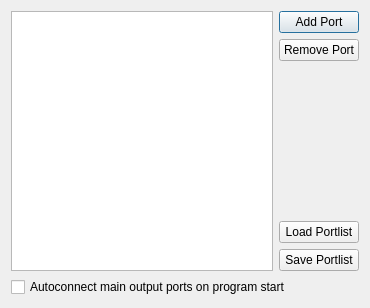
<?xml version="1.0" encoding="UTF-8"?>
<ui version="4.0">
 <class>Dialog</class>
 <widget class="QDialog" name="Dialog">
  <property name="geometry">
   <rect>
    <x>0</x>
    <y>0</y>
    <width>370</width>
    <height>308</height>
   </rect>
  </property>
  <property name="windowTitle">
   <string>Port Manager</string>
  </property>
  <layout class="QGridLayout" name="gridLayout">
   <item row="0" column="0">
    <layout class="QHBoxLayout" name="horizontalLayout">
     <property name="sizeConstraint">
      <enum>QLayout::SetNoConstraint</enum>
     </property>
     <item>
      <widget class="QListWidget" name="portList">
       <property name="maximumSize">
        <size>
         <width>16777215</width>
         <height>16777215</height>
        </size>
       </property>
       <property name="sizeIncrement">
        <size>
         <width>100</width>
         <height>100</height>
        </size>
       </property>
       <property name="movement">
        <enum>QListView::Static</enum>
       </property>
       <property name="resizeMode">
        <enum>QListView::Adjust</enum>
       </property>
      </widget>
     </item>
     <item>
      <layout class="QVBoxLayout" name="verticalLayout_3">
       <item>
        <widget class="QPushButton" name="addPortBtn">
         <property name="text">
          <string>Add Port</string>
         </property>
        </widget>
       </item>
       <item>
        <widget class="QPushButton" name="removePortBtn">
         <property name="text">
          <string>Remove Port</string>
         </property>
        </widget>
       </item>
       <item>
        <spacer name="verticalSpacer">
         <property name="orientation">
          <enum>Qt::Vertical</enum>
         </property>
         <property name="sizeHint" stdset="0">
          <size>
           <width>20</width>
           <height>40</height>
          </size>
         </property>
        </spacer>
       </item>
       <item>
        <widget class="QPushButton" name="loadPortlistBtn">
         <property name="text">
          <string>Load Portlist</string>
         </property>
        </widget>
       </item>
       <item>
        <widget class="QPushButton" name="savePortlistBtn">
         <property name="text">
          <string>Save Portlist</string>
         </property>
        </widget>
       </item>
      </layout>
     </item>
    </layout>
   </item>
   <item row="1" column="0">
    <widget class="QCheckBox" name="autoconnectCBox">
     <property name="text">
      <string>Autoconnect main output ports on program start</string>
     </property>
    </widget>
   </item>
  </layout>
 </widget>
 <resources/>
 <connections/>
</ui>
